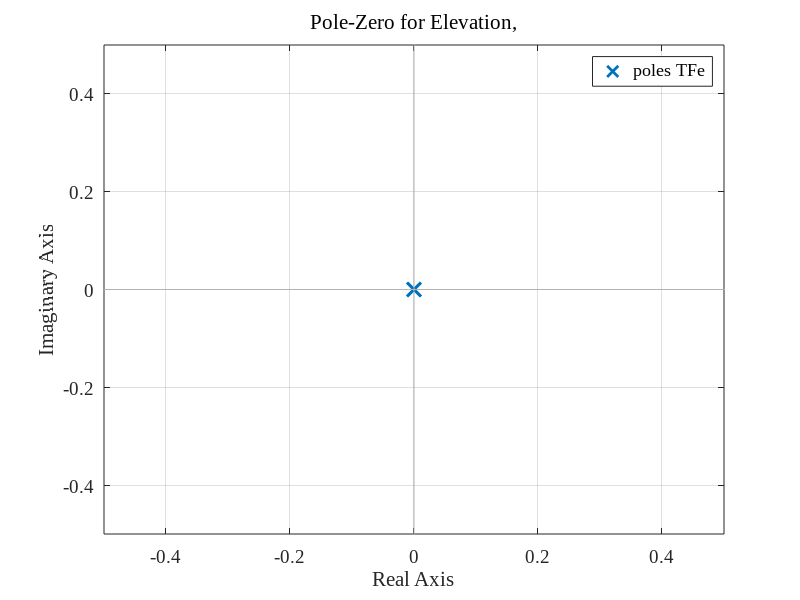
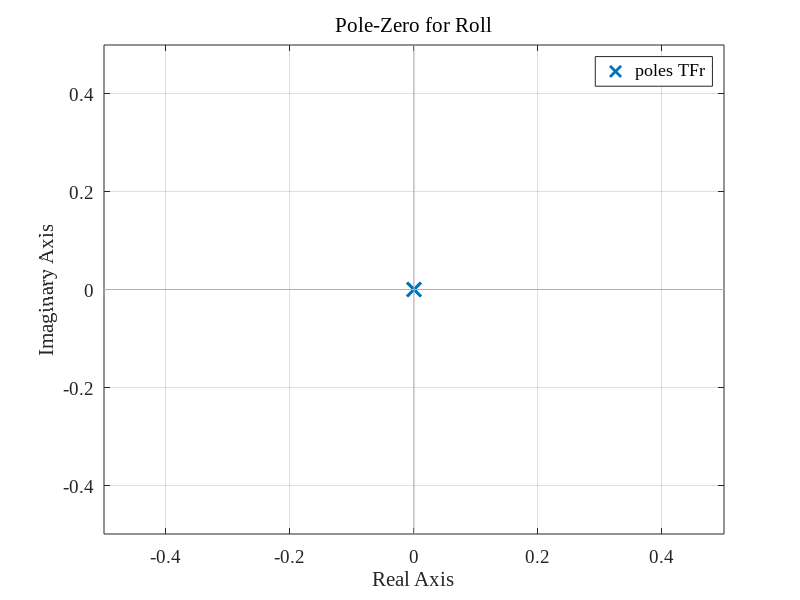
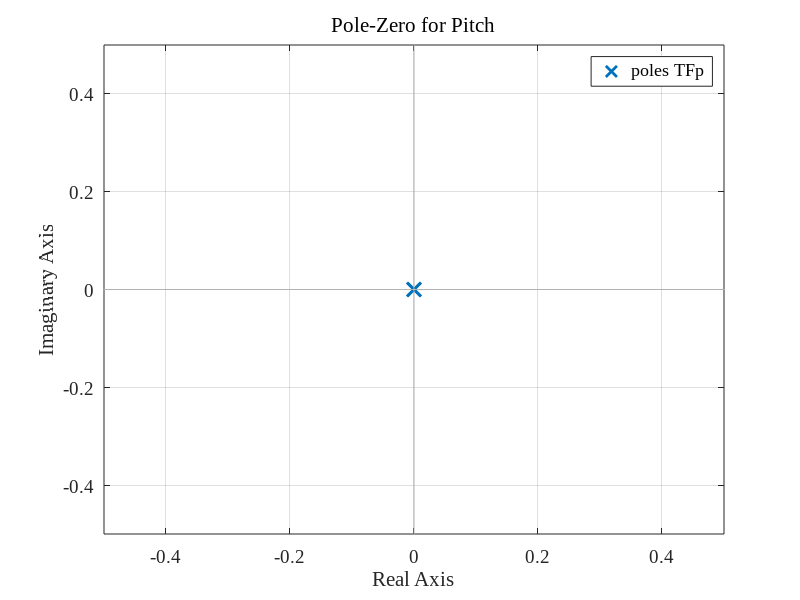
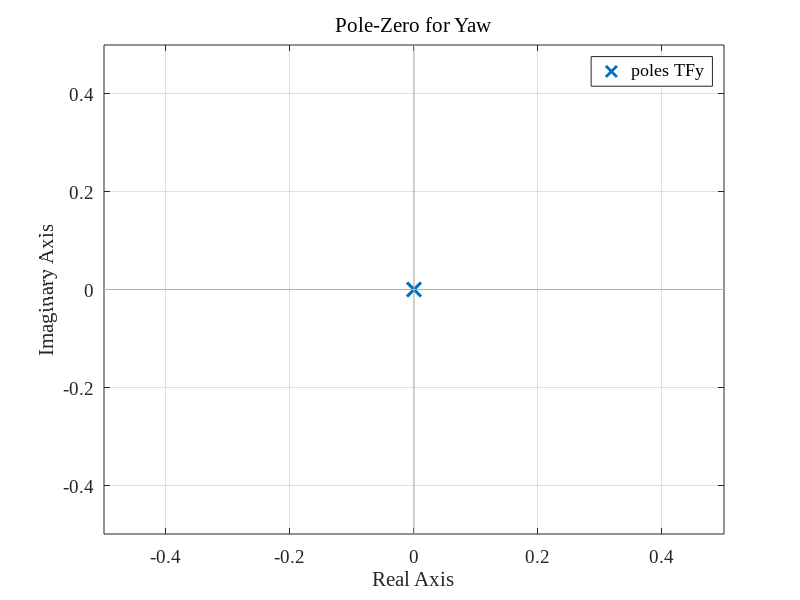

Reproduce these figures in MATLAB, in order.
clear
clc
close all

% Script for ploting the pole-zero map of four transfer functions
m=0.506;
Ixx=8.12e-5;
Iyy=8.12e-5;
Izz=6.12e-5;

% Transfer Function for elevation, roll, pitch, and yaw 
TFe = tf(1, [m 0 0]);
TFr = tf(1, [Ixx 0 0]);
TFp = tf(1, [Iyy 0 0]);
TFy = tf(1, [Izz 0 0]);


set(groot, 'DefaultAxesFontName', 'Times New Roman');
set(groot, 'DefaultAxesFontSize', 14);
set(groot, 'DefaultTextFontName', 'Times New Roman');
set(groot, 'DefaultTextFontSize', 14);


%%Zero-Pole-Figures
figure;
pzmap(TFe);
grid on;
title('Pole-Zero for Elevation,', 'FontWeight', 'normal');
xlim([-0.5 0.5]);
ylim([-0.5 0.5]);



figure;
pzmap(TFr);
grid on;
title('Pole-Zero for Roll', 'FontWeight', 'normal');
xlim([-0.5 0.5]);
ylim([-0.5 0.5]);


figure;
pzmap(TFp);
grid on;
title('Pole-Zero for Pitch', 'FontWeight', 'normal');
xlim([-0.5 0.5]);
ylim([-0.5 0.5]);


figure;
pzmap(TFy);
grid on;
title('Pole-Zero for Yaw', 'FontWeight', 'normal');
xlim([-0.5 0.5]);
ylim([-0.5 0.5]);

%% Nysquit Plot here
%% Nyquist Plots


w = logspace(-1, 2, 500); %Jyst for for simplisity and cleaness of the plot


% Nyquist for Elevation
figure;
nyquist(TFe, w);
grid on;
title('Nyquist Plot for Elevation', 'FontWeight', 'normal');

% Nyquist for Roll
figure;
nyquist(TFr, w);
grid on;
title('Nyquist Plot for Roll', 'FontWeight', 'normal');

% Nyquist for Pitch
figure;
nyquist(TFp, w);
grid on;
title('Nyquist Plot for Pitch', 'FontWeight', 'normal');





